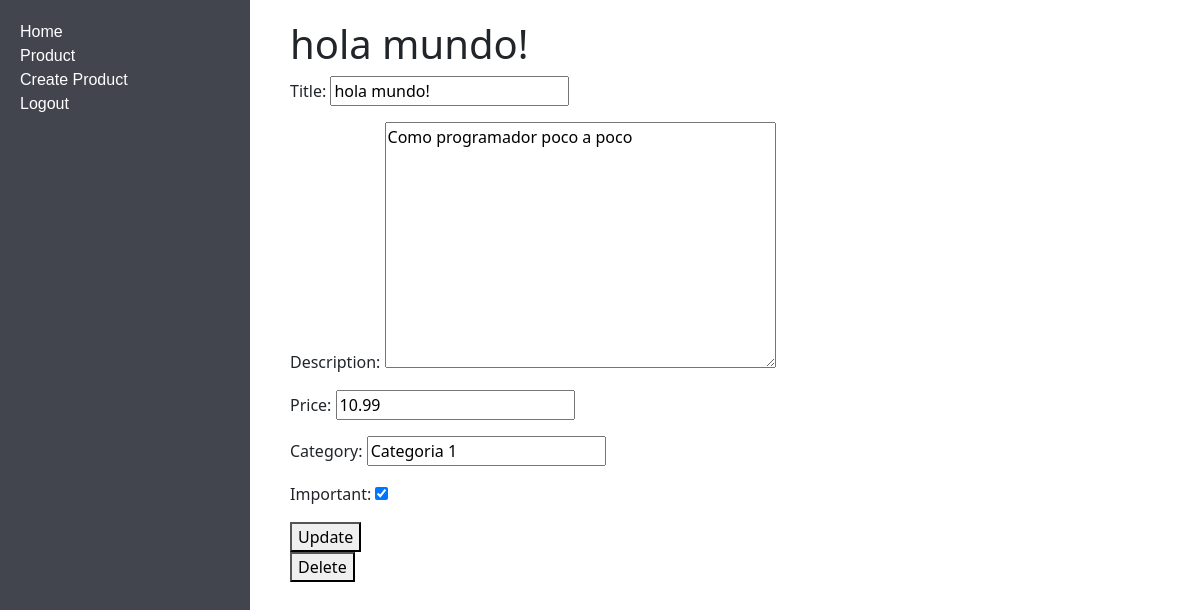
The app's page /product/1/ (signed in) with its own data.
### t_app_product/models.py (models this page shows, shortened)
class Product(models.Model):
    title = models.CharField(max_length=100)
    description = models.TextField(blank=True)
    price = models.DecimalField(max_digits=10, decimal_places=2)
    category = models.CharField(max_length=50)
    created = models.DateTimeField(auto_now_add=True)
    important = models.BooleanField(default=False)
    user = models.ForeignKey(User, on_delete=models.SET_DEFAULT, default=None)

### t_app_product/views.py (the view, shortened to what this page needs)
# urls.py: path('product/<int:product_id>/', views.product_detail, name='product_detail'),
@login_required
def product_detail(request, product_id):
    if request.method == 'GET':
        print(product_id)
        product = get_object_or_404(Product, pk=product_id)
        form = ProductForm(instance=product)
        return render(request, 'product_detail.html', {'product': product, 'form': form})

### t_app_product/forms.py
class ProductForm(ModelForm):
    class Meta:
        model = Product
        fields = ['title', 'description', 'price', 'category', 'important']

### t_app_product/templates/product_detail.html (shortened to what this page needs)
{% extends 'base.html' %}
{% block content %}
    <h1>{{product.title}}</h1>
    <form method="POST">
        {{form.as_p}}
        <button>
            Update
        </button>
    </form>
    <form action="{% url 'delete_product' product.id %}" method="POST">
        <button>
            Delete
        </button>
    </form>
    {% endblock %}

### records on screen
Product: title "hola mundo!", description "Como programador poco a poco", price "10.99", category "Categoria 1", important "☑"
